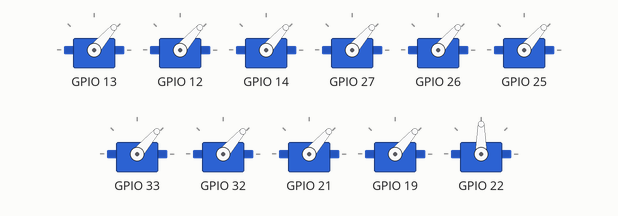
A sketch run on a simulated ESP32. Shown: 11 × servo.

Above: at 0.05 s.
At 0.25 s:
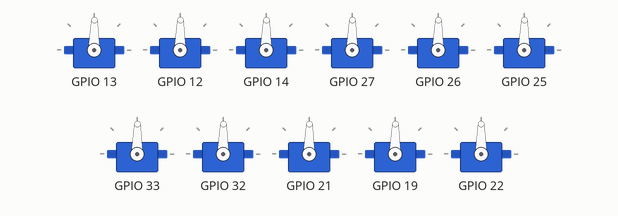
At 0.45 s:
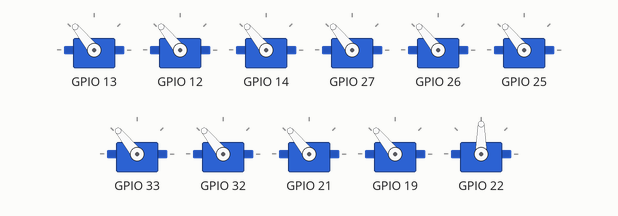
At 0.65 s:
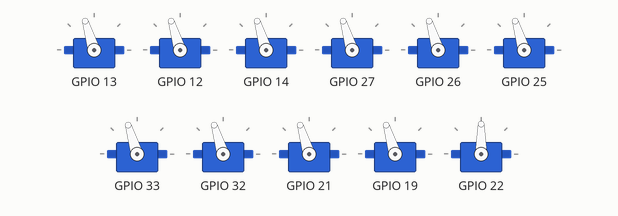
At 0.85 s:
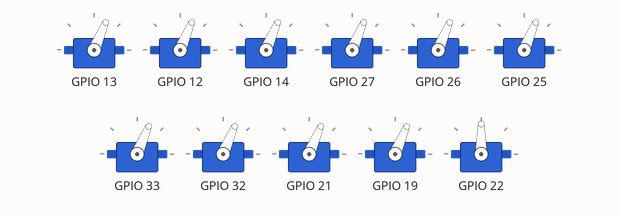
Timing chart, 0 to 3.0 s (numbered marks = the images above):
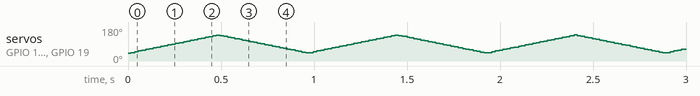

The sketch:

cmu-2.ino
```cpp
#include <ESP32Servo.h>

Servo myServos[11];

int a = 120;
int f = 60;
int g = 60;

float pi=3.14159;
int TotalNumberofServos=10; //change as required
int ServosPerSide=TotalNumberofServos/2;
float shift = 2*pi/ServosPerSide; // Phase lag between segments
int amplitude = 50;
int offset = 0;
float rads;
float Speed=2;
float Wavelengths=1.5;
int Multiplier = 0;

void setup() {
  Serial.begin(9600);

  myServos[0].attach(13);
  myServos[1].attach(12);
  myServos[2].attach(14);
  myServos[3].attach(27);
  myServos[4].attach(26);
  myServos[5].attach(25);
  myServos[6].attach(33);
  myServos[7].attach(32);
  myServos[8].attach(21);
  myServos[9].attach(19);
  myServos[10].attach(22);

}


void loop() {


  for(int i=42; i<138; i++){
   for(int j=0; j<5; j++){
      myServos[2*j].write(i);   //moves servos in vertical plane
      myServos[2*j+1].write(i); //moves servos in horizontal plane
   }
   delay(5);
  }
  for(int i=138; i>42; i--){
   for(int j=0; j<5; j++){
      myServos[2*j].write(i);   //moves servos in vertical plane
      myServos[2*j+1].write(i); //moves servos in horizontal plane
   }
   delay(5);
  }

}
```
